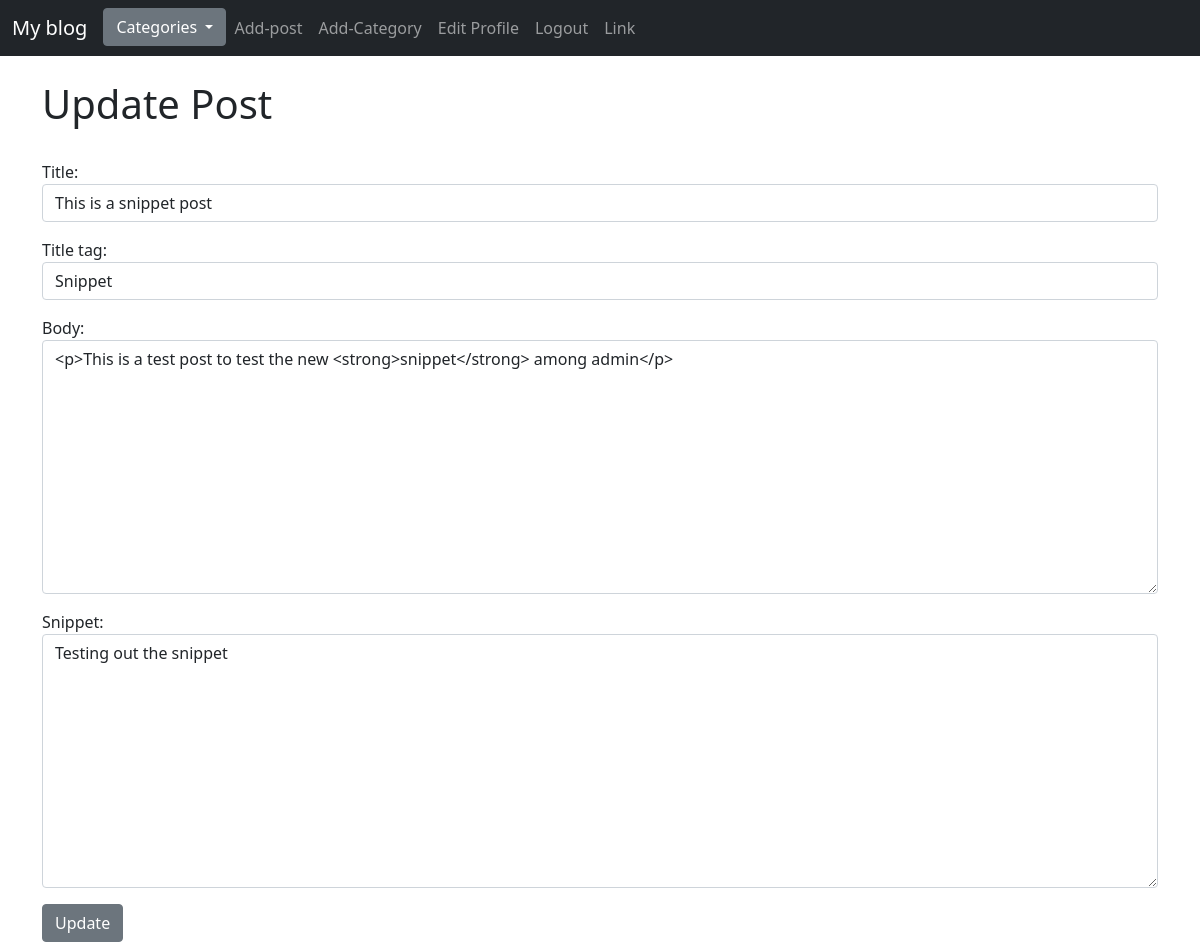
/article/edit/9 (signed in), run on the app's committed database.
### myBlog_site/models.py (models this page shows, shortened)
class Post(models.Model):
    title = models.CharField(max_length=120)
    header_image = models.ImageField(null=True,blank=True,upload_to="images/")
    title_tag = models.CharField(max_length=120)
    author = models.ForeignKey(User,on_delete=models.CASCADE)
    body = RichTextField(blank=True,null=True)
    post_date = models.DateField(auto_now_add=True)
    category = models.CharField(max_length=120,default='coding')
    snippet = models.CharField(max_length=120)
    likes = models.ManyToManyField(User,related_name='blog_posts')

### myBlog_site/views.py (the view)
# urls.py: path('article/edit/<int:pk>',UpdatePostView.as_view(),name="update_post"),
class UpdatePostView(UpdateView):
    model = Post
    form_class = EditForm
    template_name = 'update_post.html'
    def get_context_data(self,*args,**kwargs):
        cat_menu = Category.objects.all()
        context = super(UpdatePostView,self).get_context_data(*args,**kwargs)
        context["cat_menu"] = cat_menu
        return context

### myBlog_site/forms.py
class EditForm(forms.ModelForm):
    class Meta:
        model=Post
        fields = ('title','title_tag','body','snippet')
        widgets = {
            'title': forms.TextInput(attrs={'class':'form-control'}),
            'title_tag': forms.TextInput(attrs={'class': 'form-control'}),
            'body': forms.Textarea(attrs={'class': 'form-control'}),
            'snippet': forms.Textarea(attrs={'class': 'form-control'})
        }

### myBlog_site/models.py (called while the page is built)
    def __str__(self):
        return self.name

### myBlog_site/templates/update_post.html (shortened to what this page needs)
{% extends 'base.html' %}
{% block content%}
{% if user.is_authenticated%}
{% if user.id == post.author.id%}
<h1>Update Post</h1>
<br/>
<div class="form-group">
<form method="POST">
    {{ form.as_p}}
    <button class="btn btn-secondary">Update</button>
</form>
</div>
{% else %}
You are not allowed here!!!
{% endif %}
{% else %}
You are not allowed here!!!
{% endif%}
{% endblock %}

### data on the page
Post: title "This is a snippet post", title_tag "Snippet", body "<p>This is a test post to test the new <strong>snippet</strong> among admin</p>", snippet "Testing out the snippet"
